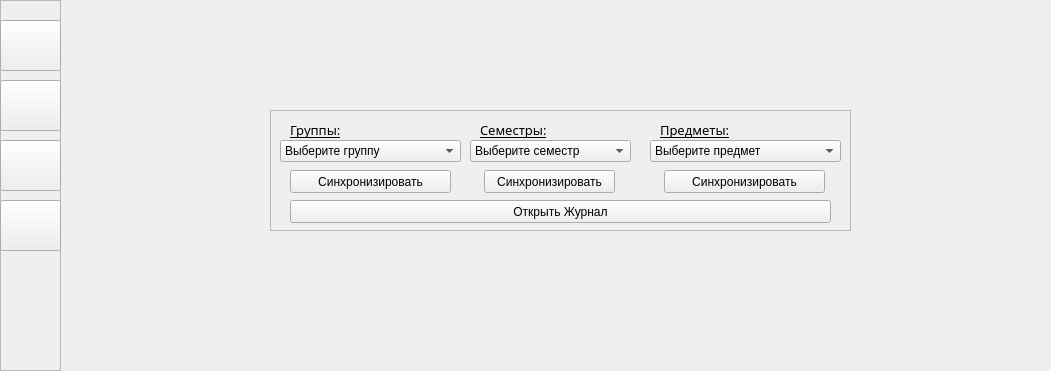
<?xml version="1.0" encoding="UTF-8"?>
<ui version="4.0">
 <class>MainWindow</class>
 <widget class="QMainWindow" name="MainWindow">
  <property name="geometry">
   <rect>
    <x>0</x>
    <y>0</y>
    <width>1051</width>
    <height>371</height>
   </rect>
  </property>
  <property name="windowTitle">
   <string>MainWindow</string>
  </property>
  <property name="styleSheet">
   <string notr="true">QWidget[objectName=&quot;profile_page&quot;] { background-color: #f6f8fa; }
QWidget[objectName=&quot;journal_page&quot;] { background-color: #f6f8fa; }
QWidget[objectName=&quot;settings_page&quot;] { background-color: #f6f8fa; }
QWidget[objectName=&quot;help_page&quot;] { background-color: #f6f8fa; }
QWidget[objectName=&quot;change_page&quot;] { background-color: #f6f8fa; }


QFrame[objectName=&quot;navigation_bar&quot;] { background-color: #19202e }
QFrame[objectName=&quot;main_information&quot;] { background-color: #ffffff }
QFrame[objectName=&quot;about_me_main&quot;] { background-color: #ffffff }
QFrame[objectName=&quot;about_me_secondary&quot; ]{ border-top: 1px solid #f7f7f7;  border-bottom: 1px solid #f7f7f7; }
QFrame[objectName=&quot;journal_choice&quot;] { background-color: #ffffff }
QFrame[objectName=&quot;change_object&quot;] { background-color: #ffffff }


QPushButton[objectName=&quot;profile_menu&quot;] { background: transparent; }
QPushButton[objectName=&quot;journal_menu&quot;] { background: transparent; }  
QPushButton[objectName=&quot;settings_menu&quot;] { background: transparent; }  
QPushButton[objectName=&quot;help_menu&quot;] { background: transparent; }  
QPushButton[objectName=&quot;image_change&quot;] { background: transparent; }  
QPushButton[objectName=&quot;settings&quot;] {
	 background: transparent;
	 border: 2px solid #474b51;
	 border-radius: 5px;
	 color: #474b51; 
}
QPushButton[objectName=&quot;settings&quot;]:hover {
	border: 2px solid #474b51;
	border-radius: 7px;
	background-color: #474b51;
	color: white;
}
QPushButton[objectName=&quot;settings&quot;]:pressed {
	border: 2px solid #474b51;
	border-radius: 7px;
	background-color: #474b51;
	color: white;
}
QPushButton[objectName=&quot;group_sync&quot;] {
	 background: transparent;
	 border: 2px solid #474b51;
	 border-radius: 5px;
	 color: #474b51; 
}
QPushButton[objectName=&quot;group_sync&quot;]:hover {
	border: 2px solid #474b51;
	border-radius: 7px;
	background-color: #474b51;
	color: white;
}
QPushButton[objectName=&quot;group_sync&quot;]:pressed {
	border: 2px solid #474b51;
	border-radius: 7px;
	background-color: #474b51;
	color: white;
}
QPushButton[objectName=&quot;semester_sync&quot;] {
	 background: transparent;
	 border: 2px solid #474b51;
	 border-radius: 5px;
	 color: #474b51; 
}
QPushButton[objectName=&quot;semester_sync&quot;]:hover {
	border: 2px solid #474b51;
	border-radius: 7px;
	background-color: #474b51;
	color: white;
}
QPushButton[objectName=&quot;semester_sync&quot;]:pressed {
	border: 2px solid #474b51;
	border-radius: 7px;
	background-color: #474b51;
	color: white;
}
QPushButton[objectName=&quot;subject_sync&quot;] {
	 background: transparent;
	 border: 2px solid #474b51;
	 border-radius: 5px;
	 color: #474b51; 
}
QPushButton[objectName=&quot;subject_sync&quot;]:hover {
	border: 2px solid #474b51;
	border-radius: 7px;
	background-color: #474b51;
	color: white;
}
QPushButton[objectName=&quot;subject_sync&quot;]:pressed {
	border: 2px solid #474b51;
	border-radius: 7px;
	background-color: #474b51;
	color: white;
}
QPushButton[objectName=&quot;journal_open&quot;] {
	 background: transparent;
	 border: 2px solid #474b51;
	 border-radius: 5px;
	 color: #474b51; 
}
QPushButton[objectName=&quot;journal_open&quot;]:hover {
	border: 2px solid #474b51;
	border-radius: 7px;
	background-color: #474b51;
	color: white;
}
QPushButton[objectName=&quot;journal_open&quot;]:pressed {
	border: 2px solid #474b51;
	border-radius: 7px;
	background-color: #474b51;
	color: white;
}
QPushButton[objectName=&quot;email_change&quot;] {
	 background: transparent;
	 border: 2px solid #f7f7f7;
	 border-radius: 5px;
	 color: #474b51; 
}
QPushButton[objectName=&quot;email_change&quot;]:hover {
	border: 2px solid #c1c3d0;
	border-radius: 7px;
	background-color: #c1c3d0;
	color: white;
}
QPushButton[objectName=&quot;email_change&quot;]:pressed {
	border: 2px solid #c1c3d0;
	border-radius: 7px;
	background-color: #c1c3d0;
	color: white;
}
QPushButton[objectName=&quot;password_change&quot;] {
	 background: transparent;
	 border: 2px solid #f7f7f7;
	 border-radius: 5px;
	 color: #474b51; 
}
QPushButton[objectName=&quot;password_change&quot;]:hover {
	border: 2px solid #c1c3d0;
	border-radius: 7px;
	background-color: #c1c3d0;
	color: white;
}
QPushButton[objectName=&quot;password_change&quot;]:pressed {
	border: 2px solid #c1c3d0;
	border-radius: 7px;
	background-color: #c1c3d0;
	color: white;
}


QLabel[objectName=&quot;date&quot;] { color: #c8c8c8; }
QLabel[objectName=&quot;institute_title&quot;] { color: #c8c8c8; }
QLabel[objectName=&quot;specialization_title&quot;] { color: #c8c8c8; }
QLabel[objectName=&quot;profile_title&quot;] { color: #c8c8c8 }
QLabel[objectName=&quot;training_title&quot;] { color: #c8c8c8 }
QLabel[objectName=&quot;year_title&quot;] { color: #c8c8c8 }
QLabel[objectName=&quot;group_title&quot;] { color: #c8c8c8 }
QLabel[objectName=&quot;semester_title&quot;] { color: #c8c8c8 }
QLabel[objectName=&quot;subject_title&quot;] { color: #c8c8c8 }
QLabel[objectName=&quot;email_title&quot;] { color: #c8c8c8 }
QLabel[objectName=&quot;password_title&quot;] { color: #c8c8c8 }
QLabel[objectName=&quot;image&quot;] {
	border-radius: 65px;
	min-height: 130px;
	max-height: 130px;
	min-width: 130px;
	max-width: 130px;
	background-color: red;
}



QLineEdit[objectName=&quot;email_entry&quot;] { border: 1px solid #f7f7f7; border-radius: 4px;}
QLineEdit[objectName=&quot;email_entry&quot;]:hover { border: 1px solid #c1c3d0;  border-radius: 4px;}
QLineEdit[objectName=&quot;password_entry&quot;] { border: 1px solid #f7f7f7; border-radius: 4px;}
QLineEdit[objectName=&quot;password_entry&quot;]:hover { border: 1px solid #c1c3d0;  border-radius: 4px;}</string>
  </property>
  <widget class="QWidget" name="centralwidget">
   <widget class="QStackedWidget" name="stackedWidget">
    <property name="geometry">
     <rect>
      <x>60</x>
      <y>0</y>
      <width>991</width>
      <height>371</height>
     </rect>
    </property>
    <property name="currentIndex">
     <number>1</number>
    </property>
    <widget class="QWidget" name="profile_page">
     <widget class="QFrame" name="main_information">
      <property name="geometry">
       <rect>
        <x>40</x>
        <y>30</y>
        <width>231</width>
        <height>311</height>
       </rect>
      </property>
      <property name="frameShape">
       <enum>QFrame::StyledPanel</enum>
      </property>
      <property name="frameShadow">
       <enum>QFrame::Raised</enum>
      </property>
      <widget class="QLabel" name="image">
       <property name="geometry">
        <rect>
         <x>50</x>
         <y>30</y>
         <width>130</width>
         <height>130</height>
        </rect>
       </property>
       <property name="text">
        <string/>
       </property>
      </widget>
      <widget class="QLabel" name="name">
       <property name="geometry">
        <rect>
         <x>0</x>
         <y>170</y>
         <width>231</width>
         <height>21</height>
        </rect>
       </property>
       <property name="font">
        <font>
         <family>Montserrat SemiBold</family>
         <pointsize>14</pointsize>
         <weight>75</weight>
         <bold>true</bold>
        </font>
       </property>
       <property name="text">
        <string>Башков Денис</string>
       </property>
       <property name="alignment">
        <set>Qt::AlignCenter</set>
       </property>
      </widget>
      <widget class="QLabel" name="group">
       <property name="geometry">
        <rect>
         <x>0</x>
         <y>210</y>
         <width>231</width>
         <height>20</height>
        </rect>
       </property>
       <property name="font">
        <font>
         <family>Montserrat Medium</family>
         <pointsize>9</pointsize>
        </font>
       </property>
       <property name="text">
        <string>П2-19</string>
       </property>
       <property name="alignment">
        <set>Qt::AlignCenter</set>
       </property>
      </widget>
      <widget class="QLabel" name="date">
       <property name="geometry">
        <rect>
         <x>0</x>
         <y>190</y>
         <width>231</width>
         <height>21</height>
        </rect>
       </property>
       <property name="font">
        <font>
         <family>Montserrat Medium</family>
         <pointsize>9</pointsize>
        </font>
       </property>
       <property name="text">
        <string>23.09.2003</string>
       </property>
       <property name="alignment">
        <set>Qt::AlignCenter</set>
       </property>
      </widget>
      <widget class="QPushButton" name="settings">
       <property name="geometry">
        <rect>
         <x>40</x>
         <y>250</y>
         <width>151</width>
         <height>31</height>
        </rect>
       </property>
       <property name="cursor">
        <cursorShape>PointingHandCursor</cursorShape>
       </property>
       <property name="text">
        <string>Настройки</string>
       </property>
      </widget>
      <widget class="QPushButton" name="image_change">
       <property name="geometry">
        <rect>
         <x>200</x>
         <y>10</y>
         <width>21</width>
         <height>23</height>
        </rect>
       </property>
       <property name="cursor">
        <cursorShape>PointingHandCursor</cursorShape>
       </property>
       <property name="text">
        <string/>
       </property>
      </widget>
      <widget class="QLabel" name="image_icon">
       <property name="geometry">
        <rect>
         <x>200</x>
         <y>10</y>
         <width>23</width>
         <height>21</height>
        </rect>
       </property>
       <property name="text">
        <string/>
       </property>
       <property name="pixmap">
        <pixmap>../../icons/image_icon.png</pixmap>
       </property>
       <property name="scaledContents">
        <bool>true</bool>
       </property>
       <property name="alignment">
        <set>Qt::AlignCenter</set>
       </property>
      </widget>
      <zorder>image</zorder>
      <zorder>name</zorder>
      <zorder>group</zorder>
      <zorder>date</zorder>
      <zorder>settings</zorder>
      <zorder>image_icon</zorder>
      <zorder>image_change</zorder>
     </widget>
     <widget class="QFrame" name="about_me_main">
      <property name="geometry">
       <rect>
        <x>290</x>
        <y>30</y>
        <width>671</width>
        <height>311</height>
       </rect>
      </property>
      <property name="frameShape">
       <enum>QFrame::StyledPanel</enum>
      </property>
      <property name="frameShadow">
       <enum>QFrame::Raised</enum>
      </property>
      <widget class="QFrame" name="about_me_secondary">
       <property name="geometry">
        <rect>
         <x>40</x>
         <y>60</y>
         <width>591</width>
         <height>231</height>
        </rect>
       </property>
       <property name="frameShape">
        <enum>QFrame::StyledPanel</enum>
       </property>
       <property name="frameShadow">
        <enum>QFrame::Raised</enum>
       </property>
       <widget class="QLabel" name="institute_title">
        <property name="geometry">
         <rect>
          <x>30</x>
          <y>10</y>
          <width>71</width>
          <height>16</height>
         </rect>
        </property>
        <property name="font">
         <font>
          <family>Montserrat Medium</family>
          <pointsize>10</pointsize>
          <underline>true</underline>
         </font>
        </property>
        <property name="styleSheet">
         <string notr="true"/>
        </property>
        <property name="text">
         <string>Институт:</string>
        </property>
       </widget>
       <widget class="QLabel" name="institute_about">
        <property name="geometry">
         <rect>
          <x>40</x>
          <y>30</y>
          <width>121</width>
          <height>20</height>
         </rect>
        </property>
        <property name="font">
         <font>
          <family>Montserrat Medium</family>
          <underline>false</underline>
         </font>
        </property>
        <property name="styleSheet">
         <string notr="true"/>
        </property>
        <property name="text">
         <string>Программирование</string>
        </property>
       </widget>
       <widget class="QLabel" name="specialization_title">
        <property name="geometry">
         <rect>
          <x>250</x>
          <y>50</y>
          <width>111</width>
          <height>21</height>
         </rect>
        </property>
        <property name="font">
         <font>
          <family>Montserrat Medium</family>
          <pointsize>10</pointsize>
          <underline>true</underline>
         </font>
        </property>
        <property name="styleSheet">
         <string notr="true"/>
        </property>
        <property name="text">
         <string>Специальность:</string>
        </property>
       </widget>
       <widget class="QLabel" name="specialization_about">
        <property name="geometry">
         <rect>
          <x>260</x>
          <y>70</y>
          <width>281</width>
          <height>21</height>
         </rect>
        </property>
        <property name="font">
         <font>
          <family>Montserrat Medium</family>
         </font>
        </property>
        <property name="styleSheet">
         <string notr="true"/>
        </property>
        <property name="text">
         <string>Программирование в компьютерных системах</string>
        </property>
       </widget>
       <widget class="QLabel" name="profile_title">
        <property name="geometry">
         <rect>
          <x>250</x>
          <y>130</y>
          <width>311</width>
          <height>21</height>
         </rect>
        </property>
        <property name="font">
         <font>
          <family>Montserrat Medium</family>
          <pointsize>10</pointsize>
          <underline>true</underline>
         </font>
        </property>
        <property name="styleSheet">
         <string notr="true"/>
        </property>
        <property name="text">
         <string>Профиль / специализация / направленность:</string>
        </property>
       </widget>
       <widget class="QLabel" name="profile_about">
        <property name="geometry">
         <rect>
          <x>260</x>
          <y>150</y>
          <width>21</width>
          <height>21</height>
         </rect>
        </property>
        <property name="font">
         <font>
          <family>Montserrat Medium</family>
         </font>
        </property>
        <property name="styleSheet">
         <string notr="true"/>
        </property>
        <property name="text">
         <string>Нет</string>
        </property>
       </widget>
       <widget class="QLabel" name="training_title">
        <property name="geometry">
         <rect>
          <x>30</x>
          <y>90</y>
          <width>131</width>
          <height>21</height>
         </rect>
        </property>
        <property name="font">
         <font>
          <family>Montserrat Medium</family>
          <pointsize>10</pointsize>
          <underline>true</underline>
         </font>
        </property>
        <property name="styleSheet">
         <string notr="true"/>
        </property>
        <property name="text">
         <string>Период обучения:</string>
        </property>
       </widget>
       <widget class="QLabel" name="training_about">
        <property name="geometry">
         <rect>
          <x>40</x>
          <y>110</y>
          <width>81</width>
          <height>21</height>
         </rect>
        </property>
        <property name="font">
         <font>
          <family>Montserrat Medium</family>
         </font>
        </property>
        <property name="styleSheet">
         <string notr="true"/>
        </property>
        <property name="text">
         <string>3 года 10 мес.</string>
        </property>
       </widget>
       <widget class="QLabel" name="year_title">
        <property name="geometry">
         <rect>
          <x>30</x>
          <y>170</y>
          <width>121</width>
          <height>21</height>
         </rect>
        </property>
        <property name="font">
         <font>
          <family>Montserrat Medium</family>
          <pointsize>10</pointsize>
          <underline>true</underline>
         </font>
        </property>
        <property name="styleSheet">
         <string notr="true"/>
        </property>
        <property name="text">
         <string>Год поступления:</string>
        </property>
       </widget>
       <widget class="QLabel" name="year_about">
        <property name="geometry">
         <rect>
          <x>40</x>
          <y>190</y>
          <width>31</width>
          <height>21</height>
         </rect>
        </property>
        <property name="font">
         <font>
          <family>Montserrat Medium</family>
         </font>
        </property>
        <property name="styleSheet">
         <string notr="true"/>
        </property>
        <property name="text">
         <string>2019</string>
        </property>
       </widget>
      </widget>
      <widget class="QLabel" name="title">
       <property name="geometry">
        <rect>
         <x>70</x>
         <y>20</y>
         <width>191</width>
         <height>31</height>
        </rect>
       </property>
       <property name="font">
        <font>
         <family>Montserrat SemiBold</family>
         <pointsize>13</pointsize>
         <weight>75</weight>
         <bold>true</bold>
        </font>
       </property>
       <property name="text">
        <string>Обо мне</string>
       </property>
      </widget>
     </widget>
    </widget>
    <widget class="QWidget" name="journal_page">
     <widget class="QFrame" name="journal_choice">
      <property name="geometry">
       <rect>
        <x>210</x>
        <y>110</y>
        <width>581</width>
        <height>121</height>
       </rect>
      </property>
      <property name="frameShape">
       <enum>QFrame::StyledPanel</enum>
      </property>
      <property name="frameShadow">
       <enum>QFrame::Raised</enum>
      </property>
      <widget class="QComboBox" name="group_choice">
       <property name="geometry">
        <rect>
         <x>10</x>
         <y>30</y>
         <width>181</width>
         <height>22</height>
        </rect>
       </property>
       <item>
        <property name="text">
         <string>Выберите группу</string>
        </property>
       </item>
      </widget>
      <widget class="QComboBox" name="semester_choice">
       <property name="geometry">
        <rect>
         <x>200</x>
         <y>30</y>
         <width>161</width>
         <height>22</height>
        </rect>
       </property>
       <item>
        <property name="text">
         <string>Выберите семестр</string>
        </property>
       </item>
      </widget>
      <widget class="QComboBox" name="subject_choice">
       <property name="geometry">
        <rect>
         <x>380</x>
         <y>30</y>
         <width>191</width>
         <height>22</height>
        </rect>
       </property>
       <item>
        <property name="text">
         <string>Выберите предмет</string>
        </property>
       </item>
      </widget>
      <widget class="QPushButton" name="journal_open">
       <property name="geometry">
        <rect>
         <x>20</x>
         <y>90</y>
         <width>541</width>
         <height>23</height>
        </rect>
       </property>
       <property name="text">
        <string>Открыть Журнал</string>
       </property>
      </widget>
      <widget class="QPushButton" name="group_sync">
       <property name="geometry">
        <rect>
         <x>20</x>
         <y>60</y>
         <width>161</width>
         <height>23</height>
        </rect>
       </property>
       <property name="text">
        <string>Синхронизировать</string>
       </property>
      </widget>
      <widget class="QPushButton" name="semester_sync">
       <property name="geometry">
        <rect>
         <x>214</x>
         <y>60</y>
         <width>131</width>
         <height>23</height>
        </rect>
       </property>
       <property name="text">
        <string>Синхронизировать</string>
       </property>
      </widget>
      <widget class="QPushButton" name="subject_sync">
       <property name="geometry">
        <rect>
         <x>394</x>
         <y>60</y>
         <width>161</width>
         <height>23</height>
        </rect>
       </property>
       <property name="text">
        <string>Синхронизировать</string>
       </property>
      </widget>
      <widget class="QLabel" name="group_title">
       <property name="geometry">
        <rect>
         <x>20</x>
         <y>10</y>
         <width>81</width>
         <height>20</height>
        </rect>
       </property>
       <property name="font">
        <font>
         <family>Montserrat Medium</family>
         <pointsize>10</pointsize>
         <underline>true</underline>
        </font>
       </property>
       <property name="styleSheet">
        <string notr="true"/>
       </property>
       <property name="text">
        <string>Группы:</string>
       </property>
      </widget>
      <widget class="QLabel" name="semester_title">
       <property name="geometry">
        <rect>
         <x>210</x>
         <y>10</y>
         <width>71</width>
         <height>20</height>
        </rect>
       </property>
       <property name="font">
        <font>
         <family>Montserrat Medium</family>
         <pointsize>10</pointsize>
         <underline>true</underline>
        </font>
       </property>
       <property name="styleSheet">
        <string notr="true"/>
       </property>
       <property name="text">
        <string>Семестры:</string>
       </property>
      </widget>
      <widget class="QLabel" name="subject_title">
       <property name="geometry">
        <rect>
         <x>390</x>
         <y>10</y>
         <width>71</width>
         <height>20</height>
        </rect>
       </property>
       <property name="font">
        <font>
         <family>Montserrat Medium</family>
         <pointsize>10</pointsize>
         <underline>true</underline>
        </font>
       </property>
       <property name="styleSheet">
        <string notr="true"/>
       </property>
       <property name="text">
        <string>Предметы:</string>
       </property>
      </widget>
     </widget>
    </widget>
    <widget class="QWidget" name="settings_page">
     <widget class="QLabel" name="label_3">
      <property name="geometry">
       <rect>
        <x>300</x>
        <y>160</y>
        <width>201</width>
        <height>71</height>
       </rect>
      </property>
      <property name="text">
       <string>Настройки</string>
      </property>
     </widget>
    </widget>
    <widget class="QWidget" name="help_page">
     <widget class="QLabel" name="label_4">
      <property name="geometry">
       <rect>
        <x>290</x>
        <y>110</y>
        <width>211</width>
        <height>111</height>
       </rect>
      </property>
      <property name="text">
       <string>Обо мне</string>
      </property>
     </widget>
    </widget>
   </widget>
   <widget class="QFrame" name="navigation_bar">
    <property name="geometry">
     <rect>
      <x>0</x>
      <y>0</y>
      <width>61</width>
      <height>371</height>
     </rect>
    </property>
    <property name="frameShape">
     <enum>QFrame::StyledPanel</enum>
    </property>
    <property name="frameShadow">
     <enum>QFrame::Raised</enum>
    </property>
    <widget class="QPushButton" name="profile_menu">
     <property name="geometry">
      <rect>
       <x>0</x>
       <y>20</y>
       <width>61</width>
       <height>51</height>
      </rect>
     </property>
     <property name="cursor">
      <cursorShape>PointingHandCursor</cursorShape>
     </property>
     <property name="text">
      <string/>
     </property>
    </widget>
    <widget class="QPushButton" name="journal_menu">
     <property name="geometry">
      <rect>
       <x>0</x>
       <y>80</y>
       <width>61</width>
       <height>51</height>
      </rect>
     </property>
     <property name="cursor">
      <cursorShape>PointingHandCursor</cursorShape>
     </property>
     <property name="text">
      <string/>
     </property>
    </widget>
    <widget class="QPushButton" name="settings_menu">
     <property name="geometry">
      <rect>
       <x>0</x>
       <y>140</y>
       <width>61</width>
       <height>51</height>
      </rect>
     </property>
     <property name="cursor">
      <cursorShape>PointingHandCursor</cursorShape>
     </property>
     <property name="text">
      <string/>
     </property>
    </widget>
    <widget class="QPushButton" name="help_menu">
     <property name="geometry">
      <rect>
       <x>0</x>
       <y>200</y>
       <width>61</width>
       <height>51</height>
      </rect>
     </property>
     <property name="cursor">
      <cursorShape>PointingHandCursor</cursorShape>
     </property>
     <property name="text">
      <string/>
     </property>
    </widget>
    <widget class="QLabel" name="profile_icon">
     <property name="geometry">
      <rect>
       <x>10</x>
       <y>30</y>
       <width>41</width>
       <height>31</height>
      </rect>
     </property>
     <property name="text">
      <string/>
     </property>
     <property name="pixmap">
      <pixmap>../../icons/profile_icon.png</pixmap>
     </property>
     <property name="scaledContents">
      <bool>true</bool>
     </property>
     <property name="alignment">
      <set>Qt::AlignCenter</set>
     </property>
    </widget>
    <widget class="QLabel" name="journal_icon">
     <property name="geometry">
      <rect>
       <x>10</x>
       <y>90</y>
       <width>41</width>
       <height>31</height>
      </rect>
     </property>
     <property name="text">
      <string/>
     </property>
     <property name="pixmap">
      <pixmap>../../icons/journal_icon.png</pixmap>
     </property>
     <property name="scaledContents">
      <bool>true</bool>
     </property>
     <property name="alignment">
      <set>Qt::AlignCenter</set>
     </property>
    </widget>
    <widget class="QLabel" name="settings_icon">
     <property name="geometry">
      <rect>
       <x>10</x>
       <y>150</y>
       <width>41</width>
       <height>31</height>
      </rect>
     </property>
     <property name="cursor">
      <cursorShape>ArrowCursor</cursorShape>
     </property>
     <property name="text">
      <string/>
     </property>
     <property name="pixmap">
      <pixmap>../../icons/settings_icon.png</pixmap>
     </property>
     <property name="scaledContents">
      <bool>true</bool>
     </property>
     <property name="alignment">
      <set>Qt::AlignCenter</set>
     </property>
    </widget>
    <widget class="QLabel" name="help_icon">
     <property name="geometry">
      <rect>
       <x>10</x>
       <y>210</y>
       <width>41</width>
       <height>31</height>
      </rect>
     </property>
     <property name="text">
      <string/>
     </property>
     <property name="pixmap">
      <pixmap>../../icons/help_icon.png</pixmap>
     </property>
     <property name="scaledContents">
      <bool>true</bool>
     </property>
    </widget>
    <zorder>settings_icon</zorder>
    <zorder>profile_icon</zorder>
    <zorder>journal_icon</zorder>
    <zorder>help_icon</zorder>
    <zorder>profile_menu</zorder>
    <zorder>journal_menu</zorder>
    <zorder>settings_menu</zorder>
    <zorder>help_menu</zorder>
   </widget>
  </widget>
 </widget>
 <resources/>
 <connections/>
</ui>
